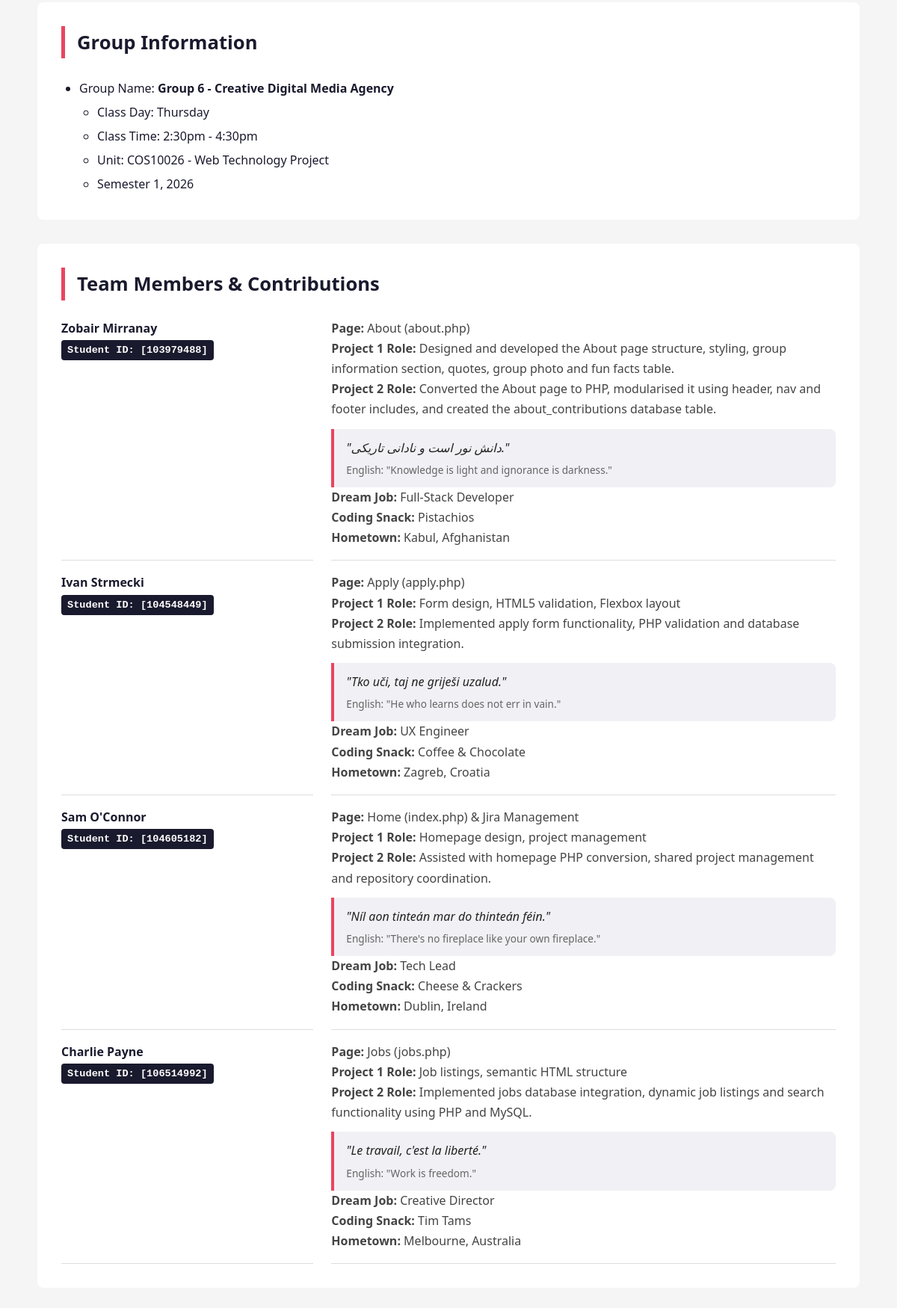
/about.php (middle part), run on an earlier commit of the app's database.
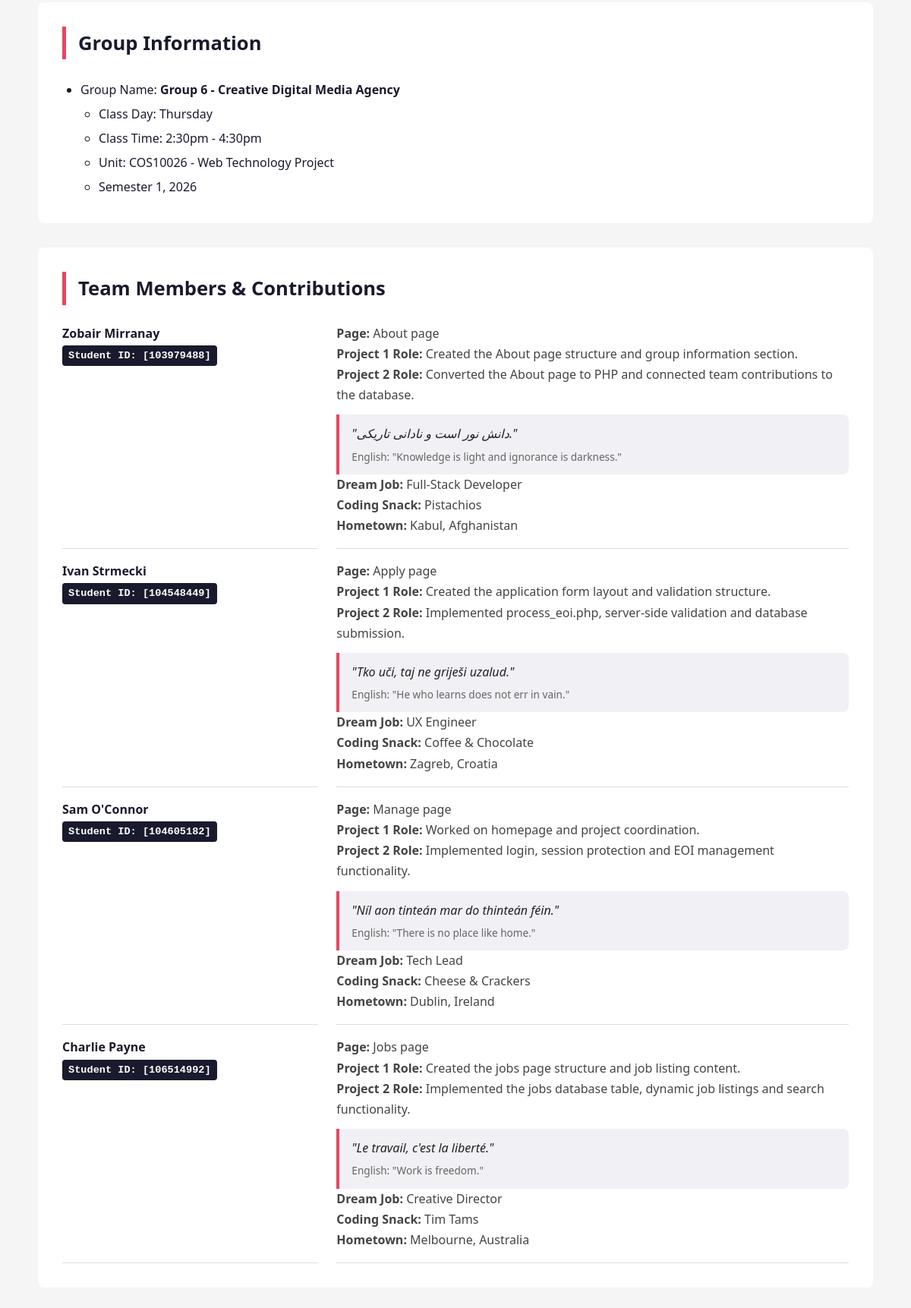
And on a later commit of the database.
### tables this page shows
CREATE TABLE `about_contributions` (
  `id` int(11) NOT NULL,
  `member_name` varchar(100) NOT NULL,
  `student_id` varchar(20) NOT NULL,
  `assigned_page` varchar(100) NOT NULL,
  `project1_role` text NOT NULL,
  `project2_role` text NOT NULL,
  `quote_original` text NOT NULL,
  `quote_translation` text NOT NULL,
  `dream_job` varchar(100) NOT NULL,
  `coding_snack` varchar(100) NOT NULL,
  `hometown` varchar(100) NOT NULL
);

### about.php (the view, shortened to what this page needs)
<?php
include "header.inc";
?>
    <main>
        <section class="section-container">
            <h2 class="section-title">Group Information</h2>
            <ul class="group-info-list">
                <li>Group Name: <strong>Group 6 - Creative Digital Media Agency</strong>
                    <ul>
                        <li>Class Day: Thursday</li>
                        <li>Class Time: 2:30pm - 4:30pm</li>
                        <li>Unit: COS10026 - Web Technology Project</li>
                        <li>Semester 1, 2026</li>
                    </ul>
                </li>
            </ul>
        </section>
<section class="section-container">
    <h2 class="section-title">Team Members &amp; Contributions</h2>
    <dl class="member-list">
        <?php
        require_once("settings.php");
        $conn = mysqli_connect($host, $username, $password, $dbname);
        if (!$conn) {
            echo "<p>Database connection failed.</p>";
        } else {
            $query = "SELECT * FROM about_contributions";
            $result = mysqli_query($conn, $query);
            if ($result) {
                while ($row = mysqli_fetch_assoc($result)) {
                    echo "<dt>";
                    echo $row['member_name'] . "<br>";
                    echo "<p class='student-id'
                    style='display:inline-block; background:#1a1a2e;
                    color:#fff; font-family:monospace;
                    font-size:0.85rem; padding:2px 8px;
                    border-radius:4px;'>";
                    echo "Student ID: [" . $row['student_id'] . "]";
                    echo "</p>";
                    echo "</dt>";
                    echo "<dd>";
                    echo "<strong>Page:</strong> "
                        . $row['assigned_page'] . "<br>";
                    echo "<strong>Project 1 Role:</strong> "
                        . $row['project1_role'] . "<br>";
                    echo "<strong>Project 2 Role:</strong> "
                        . $row['project2_role'] . "<br>";
                    echo "<blockquote class='quote-block'>";
                    echo "<p class='original'>\""
                        . $row['quote_original'] . "\"</p>";
                    echo "<p class='translation'>English: \""
                        . $row['quote_translation'] . "\"</p>";
                    echo "</blockquote>";
                    echo "<p><strong>Dream Job:</strong> "
                        . $row['dream_job'] . "</p>";
                    echo "<p><strong>Coding Snack:</strong> "
                        . $row['coding_snack'] . "</p>";
                    echo "<p><strong>Hometown:</strong> "
                        . $row['hometown'] . "</p>";
                    echo "</dd>";
                }
            }
        }
        ?>
    </dl>
</section>
    </main>
  <?php include "footer.inc"; ?>

What changed in the data, as far as the page shows it:
changed about_contributions "Zobair Mirranay": assigned_page "About (about.php)" → "About page"; project1_role "Designed and developed the About page structure, styling, group information section, quotes, group photo and fun facts table." → "Created the About page structure and group information section."; project2_role "Converted the About page to PHP, modularised it using header, nav and footer includes, and created the about_contributions database table." → "Converted the About page to PHP and connected team contributions to the database."
changed about_contributions "Ivan Strmecki": assigned_page "Apply (apply.php)" → "Apply page"; project1_role "Form design, HTML5 validation, Flexbox layout" → "Created the application form layout and validation structure."; project2_role "Implemented apply form functionality, PHP validation and database submission integration." → "Implemented process_eoi.php, server-side validation and database submission."
changed about_contributions "Sam O'Connor": assigned_page "Home (index.php) & Jira Management" → "Manage page"; project1_role "Homepage design, project management" → "Worked on homepage and project coordination."; project2_role "Assisted with homepage PHP conversion, shared project management and repository coordination." → "Implemented login, session protection and EOI management functionality."; quote_translation "There's no fireplace like your own fireplace." → "There is no place like home."
changed about_contributions "Charlie Payne": assigned_page "Jobs (jobs.php)" → "Jobs page"; project1_role "Job listings, semantic HTML structure" → "Created the jobs page structure and job listing content."; project2_role "Implemented jobs database integration, dynamic job listings and search functionality using PHP and MySQL." → "Implemented the jobs database table, dynamic job listings and search functionality."
